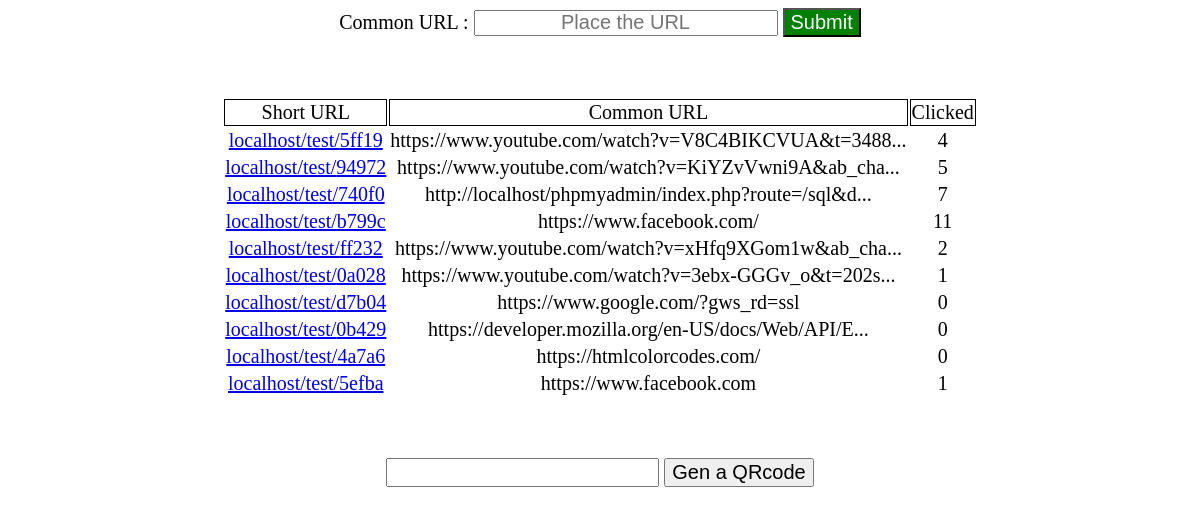
The page / on the database its author committed.
### tables this page shows
CREATE TABLE `url` (
  `id_url` int(11) NOT NULL,
  `short_url` varchar(200) DEFAULT NULL,
  `common_url` varchar(1000) DEFAULT NULL,
  `clicked_short_url` int(11) DEFAULT NULL
);

### index.php (the view, shortened to what this page needs)
<?php
    include 'urlcon/con_db.php';
?>
<!DOCTYPE html>
<html lang="en">
<head>
    <link rel="stylesheet" href="css.css">
</head>
<body>
    <div class="input_url" >
        <div>
            <form action="#" autocomplete="off">
            <label for="">Common URL :</label>
            <input type="text" spellcheck="false" name="common_url" placeholder="Place the URL" required>
            <button>Submit</button>
            </form>
        </div>
    </div>
    <table class="table" align="center">
        <thead>
            <td>Short URL</td>
            <td>Common URL</td>
            <td>Clicked</td>
        </thead>
        <tbody>
            <?php $data = "SELECT * FROM url";
                    $query_data = mysqli_query($conn, $data);
            while($row = mysqli_fetch_assoc($query_data)){
            ?>
            <tr>
                <td><a href="<?php echo $row['short_url'] ?>" target="_blank">
                  <?php
                      echo "localhost/test/".$row['short_url'];
                  ?>
                  </a></td>
                <td><?php if(strlen($row['common_url']) > 50){
                      echo substr($row['common_url'], 0, 50) . '...';
                    }else{
                      echo $row['common_url'];
                    }
                ?></td>
                <td><?= $row['clicked_short_url']?></td>
            </tr>
            <?php }?>
        </tbody>
    </table>
    <div class="qr_code">
         <form action="#" autocomplete="off">
            <input type="text" name="qr_input" autocomplete="off">
            <button type="submit">Gen a QRcode</button>
        </form>
    </div>
</body>
</html>

### css.css (style rules this page uses)
* { font-size: 20px; }
.input_url { text-align: center; font-size: 23px; }
.input_url input { text-align: center; width: 25%; height: 1rem; }
.input_url button { text-align: center; background-color: green; color: white; }
.table { margin-top: 3rem; text-align: center; }
.table thead td { border: 1px solid black; }
.qr_code { margin-top: 3rem; text-align: center; font-size: 23px; }

### rows shown on the page
url: short_url "5ff19", common_url "https://www.youtube.com/watch?v=V8C4BIKCVUA&t=3488", clicked_short_url "4"
url: short_url "94972", common_url "https://www.youtube.com/watch?v=KiYZvVwni9A&ab_cha", clicked_short_url "5"
url: short_url "740f0", common_url "http://localhost/phpmyadmin/index.php?route=/sql&d", clicked_short_url "7"
url: short_url "b799c", common_url "https://www.facebook.com/", clicked_short_url "11"
url: short_url "ff232", common_url "https://www.youtube.com/watch?v=xHfq9XGom1w&ab_cha", clicked_short_url "2"
url: short_url "0a028", common_url "https://www.youtube.com/watch?v=3ebx-GGGv_o&t=202s", clicked_short_url "1"
url: short_url "d7b04", common_url "https://www.google.com/?gws_rd=ssl", clicked_short_url "0"
url: short_url "0b429", common_url "https://developer.mozilla.org/en-US/docs/Web/API/E", clicked_short_url "0"
url: short_url "4a7a6", common_url "https://htmlcolorcodes.com/", clicked_short_url "0"
url: short_url "5efba", common_url "https://www.facebook.com", clicked_short_url "1"
